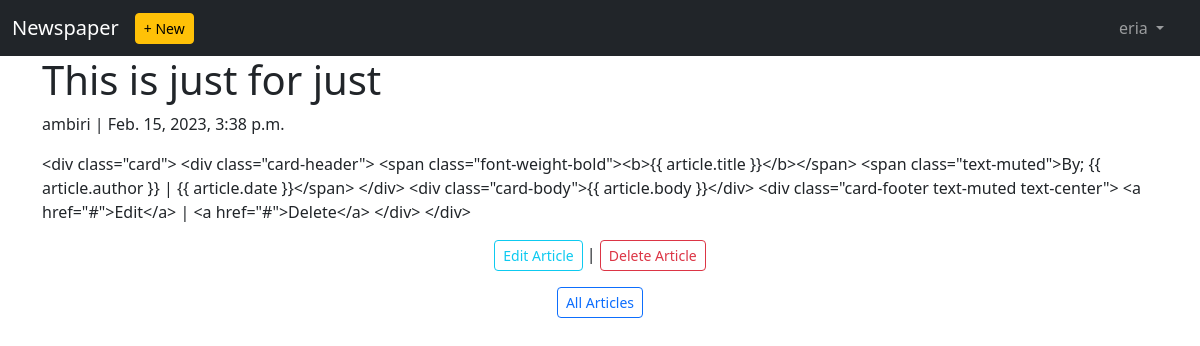
Screenshot of /articles/4/ (signed in) with the database file from the repository.
### users/models.py (models this page shows)
class CustomUser(AbstractUser):
    age = models.PositiveIntegerField(null=True, blank=True)

### articles/models.py (models this page shows, shortened)
class Article(models.Model):
    title = models.CharField(max_length=255)
    body = models.TextField()
    date = models.DateTimeField(auto_now_add=True)
    author = models.ForeignKey(get_user_model(), on_delete=models.CASCADE)

### articles/views.py (the view)
# urls.py: path("<int:pk>/", views.ArticleDetailView.as_view(), name="article_detail"),
class ArticleDetailView(LoginRequiredMixin,DetailView):
    model = models.Article
    template_name = "article_detail.html"
    login_url = "login"

### templates/article_detail.html
{% extends "base.html" %}
{% block content %}
    <div class="container">
    <div class="article">
        <h1>{{ object.title }}</h1>
        <p>{{ object.author }} | {{ object.date }}</p>
        <p>{{ object.body }}</p>
    </div>
    <div class="text-center">
        <p><a href="{% url 'article_edit' article.pk %}" class="btn btn-sm btn-outline-info">Edit Article</a> | <a href="{% url 'article_delete' article.pk %}" class="btn btn-sm btn-outline-danger">Delete Article</a></p>
        <p><a href="{% url 'article_list' %}" class="btn btn-sm btn-outline-primary">All Articles</a></p>
        </div>
    </div>
{% endblock content %}

### templates/base.html (shortened to what this page needs)
<html lang="en">
<head>
    <link href="https://cdn.jsdelivr.net/npm/bootstrap@5.3.0-alpha1/dist/css/bootstrap.min.css" rel="stylesheet">
</head>
<body>
    <header>
        <nav class="navbar navbar-dark bg-dark  navbar-expand-lg">
            <div class="container-fluid">
              <a class="navbar-brand" href="{% url 'home' %}">Newspaper</a>
                {% if user.is_authenticated %}
                    <ul class="navbar-nav mr-auto">
                    <li class="nav-item">
                        <a href="{% url 'article_new' %}" class="btn btn-sm btn-warning">+ New</a>
                    </li>
                    </ul>
                {% endif %}
              <div class="offcanvas offcanvas-end text-bg-dark" tabindex="-1" id="offcanvasDarkNavbar" aria-labelledby="offcanvasDarkNavbarLabel">
                {% if user.is_authenticated %}
                    <div class="offcanvas-body">
                        <ul class="navbar-nav justify-content-end flex-grow-1 pe-3">
                            <li class="nav-item dropdown">
                                <a class="nav-link dropdown-toggle" href="#" role="button" data-bs-toggle="dropdown" aria-expanded="false">
                                    {{user.username}}
                                </a>
                            </li>
                        </ul>
                    </div>
                {% endif %}
              </div>
            </div>
          </nav>
    </header>
    <main>
        {% block content %}
        {% endblock content %}
    </main>
</body>
</html>

### rows the page displays
CustomUser: username "eria"
Article: title "This is just for just", author "ambiri", date "Feb. 15, 2023, 3:38 p.m.", body "<div class=\"card\"> <div class=\"card-header\"> <span class=\"font-weight-bold\"><b>{{ article.title }}</b></span> <span class=\"text-muted\">By; {{ article.author }} | {{ article.date }}</span> </div> <div class=\"card-body\">{{ article.body }}</div> <div class=\"card-footer text-muted text-center\"> <a href=\"#\">Edit</a> | <a href=\"#\">Delete</a> </div> </div>"
